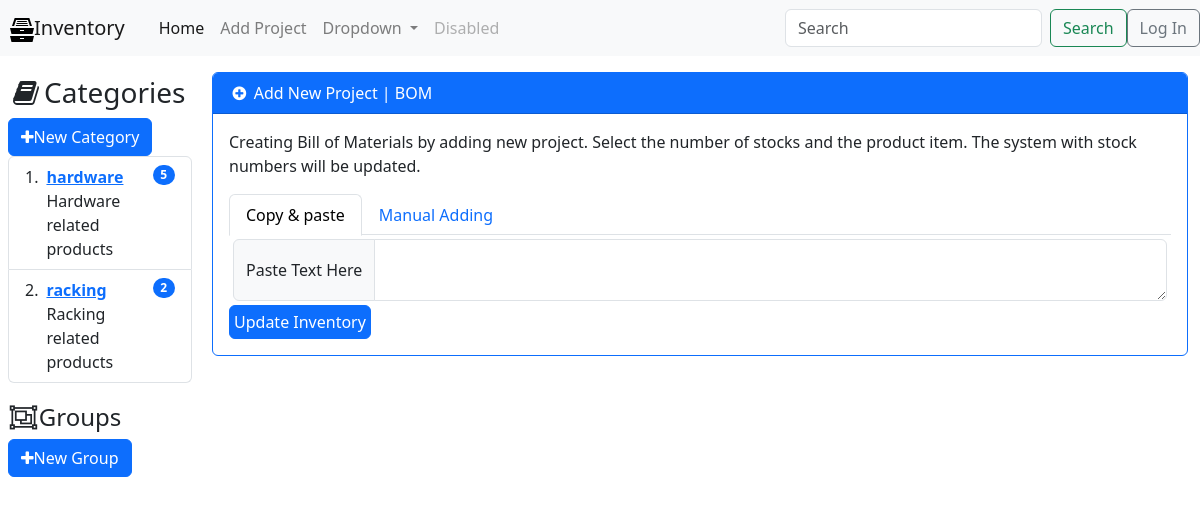
/addproject/, run on the app's committed database.
### tables this page shows
CREATE TABLE categories (
  id INTEGER PRIMARY KEY AUTOINCREMENT,
  name VARCHAR(255),
  description TEXT NOT NULL DEFAULT '',
  comment TEXT DEFAULT NULL,
  datetime_added TIMESTAMP DEFAULT CURRENT_TIMESTAMP,
  last_modified TIMESTAMP DEFAULT CURRENT_TIMESTAMP
);

### main.py (the view)
@app.route('/addproject/')
def addproject():
    return render_template('addproject.html',
                           title="Add Project",
                           products=get_product_ls(),
                           categories=get_categories_ls())

### main.py (called while the page is built)
def get_db_connection():
    conn = sqlite3.connect('database.db')
    conn.row_factory = sqlite3.Row
    return conn

def get_categories_ls():
    conn = get_db_connection()
    cur = conn.cursor()
    cur.execute(
        "SELECT c.id AS id, c.name AS name, c.description AS description, c.comment AS comment, COUNT(p.id) AS products_count FROM categories c LEFT JOIN products p ON c.id = p.id_category GROUP BY c.id, c.name"
    )
    categories = cur.fetchall()
    conn.close()
    return categories

def get_product_ls():
    conn = get_db_connection()
    cur = conn.cursor()
    cur.execute(
        "SELECT p.id AS id, p.name AS name, p.description AS description, p.instock AS instock, p.comment AS comment, p.visible AS visible, p.last_modified AS last_modified, c.id AS id_category, c.name AS name_category, c.description AS description_category, c.comment AS comment_category, m.href AS link FROM products p LEFT JOIN categories c ON p.id_category = c.id LEFT JOIN media m ON p.id_media = m.id"
    )
    products = cur.fetchall()
    conn.close()
    return products

### templates/addproject.html (shortened to what this page needs)
{% extends 'base.html' %}
{% block content %}
<div class="card border-primary">
    <div class="card-header bg-primary text-white">
        <i class="fa fa-plus-circle fa-fw" aria-hidden="true"></i>
        Add New Project | BOM</b>
</div>
    <div class="card-body">
    <p>Creating Bill of Materials by adding new project. Select the number of stocks and the product item. The system with stock numbers will be updated.</p>
        <ul class="nav nav-tabs" id="myTab" role="tablist">
          <li class="nav-item" role="presentation">
            <button class="nav-link active" id="paste-tab" data-bs-toggle="tab" data-bs-target="#paste-tab-pane" type="button" role="tab" aria-controls="paste-tab-pane" aria-selected="true">Copy & paste</button>
          </li>
          <li class="nav-item" role="presentation">
            <button class="nav-link" id="manual-tab" data-bs-toggle="tab" data-bs-target="#manual-tab-pane" type="button" role="tab" aria-controls="manual-tab-pane" aria-selected="false">Manual Adding</button>
          </li>
        </ul>
        <div class="tab-content" id="myTabContent">
          <div class="tab-pane fade show active" id="paste-tab-pane" role="tabpanel" aria-labelledby="paste-tab" tabindex="0">
              <form method="POST" action="{{ url_for('textprocessbom')}}">
                  <div class="input-group p-1">
                      <span class="input-group-text">Paste Text Here</span>
                      <textarea type="text"
                          aria-label="pasteText"
                          class="form-control"
                          name="pastetext"
                          required=""
                          value="{{ request.form['pastetext'] }}"></textarea>
                    </div>
                <a href="{{url_for('textprocessbom')}}">
                  <button type="submit" class="btn btn-primary p-1">Update Inventory</button>
                </a>
              </form>
          </div>
        </div>
    </div>
</div>
{% endblock %}

### templates/base.html (shortened to what this page needs)
<!DOCTYPE html>
<html lang="en">
  <head>
      <link rel="stylesheet" href="{{ url_for('static', filename='font-awesome/css/font-awesome.min.css') }}">
    <link rel="stylesheet" href="{{ url_for('static', filename='css/styles.css') }}">
    <link rel="stylesheet" href="https://cdn.jsdelivr.net/npm/bootstrap@4.5.3/dist/css/bootstrap.min.css">
    <link rel="stylesheet" href="https://cdn.jsdelivr.net/npm/bootstrap@5.3.3/dist/css/bootstrap.min.css">
    <link rel="stylesheet" href="https://cdn.jsdelivr.net/npm/bootstrap-icons@1.11.3/font/bootstrap-icons.css">
    <link rel="stylesheet" href="https://cdn.jsdelivr.net/npm/bootstrap-table@1.22.6/dist/bootstrap-table.min.css">
  </head>
  <body>
      <nav class="navbar navbar-expand-lg navbar-light bg-light">
        <a class="spacing navbar-brand" href="/">Inventory</a>
        <div class="collapse navbar-collapse" id="navbarSupportedContent">
          <ul class="navbar-nav mr-auto">
            <li class="nav-item active">
              <a class="nav-link" href="/">Home <span class="sr-only">(current)</span></a>
            </li>
            <li class="nav-item">
              <a class="nav-link" href="{{ url_for('addproject') }}">Add Project</a>
            </li>
            <li class="nav-item dropdown">
              <a class="nav-link dropdown-toggle" href="#" id="navbarDropdown" role="button" data-toggle="dropdown" aria-haspopup="true" aria-expanded="false">
                Dropdown
              </a>
            </li>
            <li class="nav-item">
              <a class="nav-link disabled" href="#" tabindex="-1" aria-disabled="true">Disabled</a>
            </li>
          </ul>
          <form class="form-inline my-2 my-lg-0">
            <input class="form-control mr-sm-2" type="search" placeholder="Search" aria-label="Search">
            <button class="btn btn-outline-success my-2 my-sm-0" type="submit">Search</button>
          </form>
          <a href="{{ url_for('login') }}">
          <button type="button" class="btn btn-outline-secondary">Log In</button></a>
        </div>
      </nav>
    <div class="container-fluid">
    <div class="row flex-nowrap">
      <div class="col-auto col-md-3 col-xl-2 px-sm-2 px-0">
        <h3 style="padding-top: 20px;"><i class="fa fa-book fa-fw" aria-hidden="true"></i>Categories</h3>
        <div id="toolbar">
          <a href="/addcategory/"><button type="button" class="btn btn-primary"><i class="fa fa-plus"></i>New Category</button></a>
        </div>
        <ol class="list-group list-group-numbered">
          {% for category in categories %}
          {% if title==category['name'] %}
          <li class="list-group-item d-flex justify-content-between align-items-start bg-primary text-light">
          {% else %}
            <li class="list-group-item d-flex justify-content-between align-items-start">
              {% endif %}
            <div class="ms-2 me-auto">
              <div class="fw-bold">
                {% if title==category['name'] %}
                <a class="link-light" href="{{ url_for('category', id=category['id']) }}">{{ category['name']}}</a>
                {% else %}
                <a href="{{ url_for('category', id=category['id']) }}">{{ category['name']}}</a>
                {% endif %}
              </div>
              {{category['description']}}
            </div>
              {% if title==category['name'] %}
              <span class="badge text-bg-light rounded-pill">{{category['products_count']}}</span>
              {% else %}
              {% if category['products_count'] == 0 %}
              <span class="badge text-bg-danger rounded-pill">{{category['products_count']}}</span>
              {% else %}
              <span class="badge text-bg-primary rounded-pill">{{category['products_count']}}</span>
              {% endif %}
              {% endif %}
          </li>
          {% endfor %}
        </ol>
        <h4 style="padding-top: 20px;"><i class="fa fa-object-group fa-fw" aria-hidden="true"></i>Groups</h4>
        <div id="toolbar">
          <a href="/addcategory/"><button type="button" class="btn btn-primary"><i class="fa fa-plus"></i>New Group</button></a>
        </div>
      </div>
      <div class="col py-3 content">
          {% block content %} {% endblock %}
      </div>
    </div>
      </div>
  </body>
</html>

### static/css/styles.css (style rules this page uses)
.spacing { padding-left: 10px; padding-right: 10px; }

### data on the page
categories: name "hardware", description "Hardware related products", products_count "5"
categories: name "racking", description "Racking related products", products_count "2"
